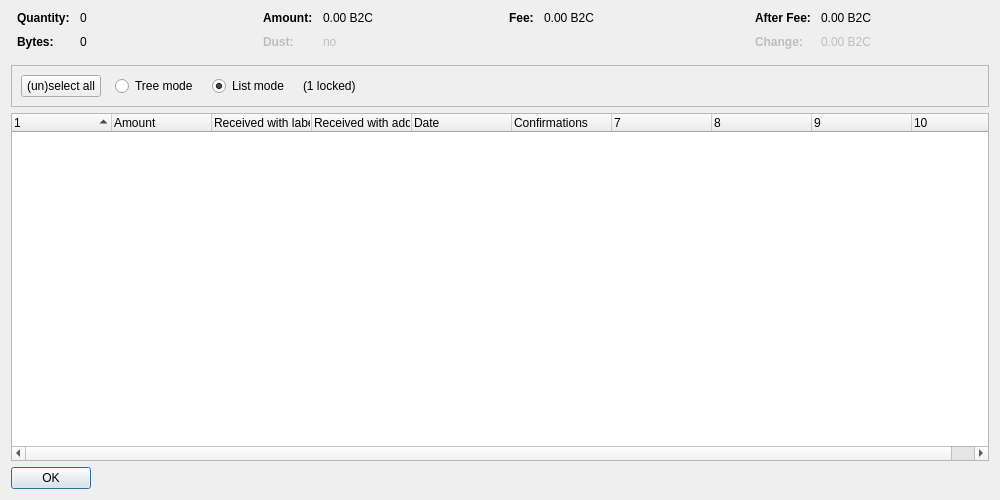
<?xml version="1.0" encoding="UTF-8"?>
<ui version="4.0">
 <class>CoinControlDialog</class>
 <widget class="QDialog" name="CoinControlDialog">
  <property name="geometry">
   <rect>
    <x>0</x>
    <y>0</y>
    <width>1000</width>
    <height>500</height>
   </rect>
  </property>
  <property name="windowTitle">
   <string>Coin Selection</string>
  </property>
  <layout class="QVBoxLayout" name="verticalLayout">
   <item>
    <layout class="QHBoxLayout" name="horizontalLayoutTop" stretch="0,0,0,0">
     <property name="topMargin">
      <number>0</number>
     </property>
     <property name="bottomMargin">
      <number>10</number>
     </property>
     <item>
      <layout class="QFormLayout" name="formLayoutCoinControl1">
       <property name="horizontalSpacing">
        <number>10</number>
       </property>
       <property name="verticalSpacing">
        <number>10</number>
       </property>
       <property name="leftMargin">
        <number>6</number>
       </property>
       <property name="rightMargin">
        <number>6</number>
       </property>
       <item row="0" column="0">
        <widget class="QLabel" name="labelCoinControlQuantityText">
         <property name="font">
          <font>
           <weight>75</weight>
           <bold>true</bold>
          </font>
         </property>
         <property name="text">
          <string>Quantity:</string>
         </property>
        </widget>
       </item>
       <item row="0" column="1">
        <widget class="QLabel" name="labelCoinControlQuantity">
         <property name="cursor">
          <cursorShape>IBeamCursor</cursorShape>
         </property>
         <property name="contextMenuPolicy">
          <enum>Qt::ActionsContextMenu</enum>
         </property>
         <property name="text">
          <string notr="true">0</string>
         </property>
         <property name="textInteractionFlags">
          <set>Qt::LinksAccessibleByMouse|Qt::TextSelectableByKeyboard|Qt::TextSelectableByMouse</set>
         </property>
        </widget>
       </item>
       <item row="1" column="0">
        <widget class="QLabel" name="labelCoinControlBytesText">
         <property name="font">
          <font>
           <weight>75</weight>
           <bold>true</bold>
          </font>
         </property>
         <property name="text">
          <string>Bytes:</string>
         </property>
        </widget>
       </item>
       <item row="1" column="1">
        <widget class="QLabel" name="labelCoinControlBytes">
         <property name="cursor">
          <cursorShape>IBeamCursor</cursorShape>
         </property>
         <property name="contextMenuPolicy">
          <enum>Qt::ActionsContextMenu</enum>
         </property>
         <property name="text">
          <string notr="true">0</string>
         </property>
         <property name="textInteractionFlags">
          <set>Qt::LinksAccessibleByMouse|Qt::TextSelectableByKeyboard|Qt::TextSelectableByMouse</set>
         </property>
        </widget>
       </item>
      </layout>
     </item>
     <item>
      <layout class="QFormLayout" name="formLayoutCoinControl2">
       <property name="horizontalSpacing">
        <number>10</number>
       </property>
       <property name="verticalSpacing">
        <number>10</number>
       </property>
       <property name="leftMargin">
        <number>6</number>
       </property>
       <property name="rightMargin">
        <number>6</number>
       </property>
       <item row="0" column="0">
        <widget class="QLabel" name="labelCoinControlAmountText">
         <property name="font">
          <font>
           <weight>75</weight>
           <bold>true</bold>
          </font>
         </property>
         <property name="text">
          <string>Amount:</string>
         </property>
        </widget>
       </item>
       <item row="0" column="1">
        <widget class="QLabel" name="labelCoinControlAmount">
         <property name="cursor">
          <cursorShape>IBeamCursor</cursorShape>
         </property>
         <property name="contextMenuPolicy">
          <enum>Qt::ActionsContextMenu</enum>
         </property>
         <property name="text">
          <string notr="true">0.00 B2C</string>
         </property>
         <property name="textInteractionFlags">
          <set>Qt::LinksAccessibleByMouse|Qt::TextSelectableByKeyboard|Qt::TextSelectableByMouse</set>
         </property>
        </widget>
       </item>
       <item row="1" column="0">
        <widget class="QLabel" name="labelCoinControlLowOutputText">
         <property name="enabled">
          <bool>false</bool>
         </property>
         <property name="font">
          <font>
           <weight>75</weight>
           <bold>true</bold>
          </font>
         </property>
         <property name="text">
          <string>Dust:</string>
         </property>
        </widget>
       </item>
       <item row="1" column="1">
        <widget class="QLabel" name="labelCoinControlLowOutput">
         <property name="enabled">
          <bool>false</bool>
         </property>
         <property name="cursor">
          <cursorShape>IBeamCursor</cursorShape>
         </property>
         <property name="contextMenuPolicy">
          <enum>Qt::ActionsContextMenu</enum>
         </property>
         <property name="text">
          <string notr="true">no</string>
         </property>
         <property name="textInteractionFlags">
          <set>Qt::LinksAccessibleByMouse|Qt::TextSelectableByKeyboard|Qt::TextSelectableByMouse</set>
         </property>
        </widget>
       </item>
      </layout>
     </item>
     <item>
      <layout class="QFormLayout" name="formLayoutCoinControl3">
       <property name="horizontalSpacing">
        <number>10</number>
       </property>
       <property name="verticalSpacing">
        <number>10</number>
       </property>
       <property name="leftMargin">
        <number>6</number>
       </property>
       <property name="rightMargin">
        <number>6</number>
       </property>
       <item row="0" column="0">
        <widget class="QLabel" name="labelCoinControlFeeText">
         <property name="font">
          <font>
           <weight>75</weight>
           <bold>true</bold>
          </font>
         </property>
         <property name="text">
          <string>Fee:</string>
         </property>
        </widget>
       </item>
       <item row="0" column="1">
        <widget class="QLabel" name="labelCoinControlFee">
         <property name="cursor">
          <cursorShape>IBeamCursor</cursorShape>
         </property>
         <property name="contextMenuPolicy">
          <enum>Qt::ActionsContextMenu</enum>
         </property>
         <property name="text">
          <string notr="true">0.00 B2C</string>
         </property>
         <property name="textInteractionFlags">
          <set>Qt::LinksAccessibleByMouse|Qt::TextSelectableByKeyboard|Qt::TextSelectableByMouse</set>
         </property>
        </widget>
       </item>
      </layout>
     </item>
     <item>
      <layout class="QFormLayout" name="formLayoutCoinControl4">
       <property name="horizontalSpacing">
        <number>10</number>
       </property>
       <property name="verticalSpacing">
        <number>10</number>
       </property>
       <property name="leftMargin">
        <number>6</number>
       </property>
       <property name="rightMargin">
        <number>6</number>
       </property>
       <item row="0" column="0">
        <widget class="QLabel" name="labelCoinControlAfterFeeText">
         <property name="font">
          <font>
           <weight>75</weight>
           <bold>true</bold>
          </font>
         </property>
         <property name="text">
          <string>After Fee:</string>
         </property>
        </widget>
       </item>
       <item row="0" column="1">
        <widget class="QLabel" name="labelCoinControlAfterFee">
         <property name="cursor">
          <cursorShape>IBeamCursor</cursorShape>
         </property>
         <property name="contextMenuPolicy">
          <enum>Qt::ActionsContextMenu</enum>
         </property>
         <property name="text">
          <string notr="true">0.00 B2C</string>
         </property>
         <property name="textInteractionFlags">
          <set>Qt::LinksAccessibleByMouse|Qt::TextSelectableByKeyboard|Qt::TextSelectableByMouse</set>
         </property>
        </widget>
       </item>
       <item row="1" column="0">
        <widget class="QLabel" name="labelCoinControlChangeText">
         <property name="enabled">
          <bool>false</bool>
         </property>
         <property name="font">
          <font>
           <weight>75</weight>
           <bold>true</bold>
          </font>
         </property>
         <property name="text">
          <string>Change:</string>
         </property>
        </widget>
       </item>
       <item row="1" column="1">
        <widget class="QLabel" name="labelCoinControlChange">
         <property name="enabled">
          <bool>false</bool>
         </property>
         <property name="cursor">
          <cursorShape>IBeamCursor</cursorShape>
         </property>
         <property name="contextMenuPolicy">
          <enum>Qt::ActionsContextMenu</enum>
         </property>
         <property name="text">
          <string notr="true">0.00 B2C</string>
         </property>
         <property name="textInteractionFlags">
          <set>Qt::LinksAccessibleByMouse|Qt::TextSelectableByKeyboard|Qt::TextSelectableByMouse</set>
         </property>
        </widget>
       </item>
      </layout>
     </item>
    </layout>
   </item>
   <item>
    <widget class="QFrame" name="frame">
     <property name="minimumSize">
      <size>
       <width>0</width>
       <height>40</height>
      </size>
     </property>
     <property name="frameShape">
      <enum>QFrame::StyledPanel</enum>
     </property>
     <property name="frameShadow">
      <enum>QFrame::Sunken</enum>
     </property>
     <layout class="QHBoxLayout" name="horizontalLayout">
      <item>
       <layout class="QHBoxLayout" name="horizontalLayoutPanel" stretch="0,0,0,0,0">
        <property name="spacing">
         <number>14</number>
        </property>
        <item>
         <widget class="QPushButton" name="pushButtonSelectAll">
          <property name="sizePolicy">
           <sizepolicy hsizetype="Maximum" vsizetype="Fixed">
            <horstretch>0</horstretch>
            <verstretch>0</verstretch>
           </sizepolicy>
          </property>
          <property name="text">
           <string>(un)select all</string>
          </property>
          <property name="autoDefault">
           <bool>false</bool>
          </property>
         </widget>
        </item>
        <item>
         <widget class="QRadioButton" name="radioTreeMode">
          <property name="sizePolicy">
           <sizepolicy hsizetype="Maximum" vsizetype="Fixed">
            <horstretch>0</horstretch>
            <verstretch>0</verstretch>
           </sizepolicy>
          </property>
          <property name="text">
           <string>Tree mode</string>
          </property>
         </widget>
        </item>
        <item>
         <widget class="QRadioButton" name="radioListMode">
          <property name="sizePolicy">
           <sizepolicy hsizetype="Maximum" vsizetype="Fixed">
            <horstretch>0</horstretch>
            <verstretch>0</verstretch>
           </sizepolicy>
          </property>
          <property name="text">
           <string>List mode</string>
          </property>
          <property name="checked">
           <bool>true</bool>
          </property>
         </widget>
        </item>
        <item>
         <widget class="QLabel" name="labelLocked">
          <property name="text">
           <string notr="true">(1 locked)</string>
          </property>
         </widget>
        </item>
        <item>
         <spacer name="horizontalSpacer">
          <property name="orientation">
           <enum>Qt::Horizontal</enum>
          </property>
          <property name="sizeHint" stdset="0">
           <size>
            <width>40</width>
            <height>20</height>
           </size>
          </property>
         </spacer>
        </item>
       </layout>
      </item>
     </layout>
    </widget>
   </item>
   <item>
    <widget class="CoinControlTreeWidget" name="treeWidget">
     <property name="contextMenuPolicy">
      <enum>Qt::CustomContextMenu</enum>
     </property>
     <property name="sortingEnabled">
      <bool>false</bool>
     </property>
     <property name="columnCount">
      <number>10</number>
     </property>
     <attribute name="headerShowSortIndicator" stdset="0">
      <bool>true</bool>
     </attribute>
     <attribute name="headerStretchLastSection">
      <bool>false</bool>
     </attribute>
     <column>
      <property name="text">
       <string/>
      </property>
     </column>
     <column>
      <property name="text">
       <string>Amount</string>
      </property>
     </column>
     <column>
      <property name="text">
       <string>Received with label</string>
      </property>
     </column>
     <column>
      <property name="text">
       <string>Received with address</string>
      </property>
     </column>
     <column>
      <property name="text">
       <string>Date</string>
      </property>
     </column>
     <column>
      <property name="text">
       <string>Confirmations</string>
      </property>
      <property name="toolTip">
       <string>Confirmed</string>
      </property>
     </column>
     <column>
      <property name="text">
       <string/>
      </property>
     </column>
     <column>
      <property name="text">
       <string/>
      </property>
     </column>
     <column>
      <property name="text">
       <string/>
      </property>
     </column>
     <column>
      <property name="text">
       <string/>
      </property>
     </column>
    </widget>
   </item>
   <item>
    <widget class="QDialogButtonBox" name="buttonBox">
     <property name="sizePolicy">
      <sizepolicy hsizetype="Maximum" vsizetype="Fixed">
       <horstretch>0</horstretch>
       <verstretch>0</verstretch>
      </sizepolicy>
     </property>
     <property name="orientation">
      <enum>Qt::Horizontal</enum>
     </property>
     <property name="standardButtons">
      <set>QDialogButtonBox::Ok</set>
     </property>
    </widget>
   </item>
  </layout>
 </widget>
 <customwidgets>
  <customwidget>
   <class>CoinControlTreeWidget</class>
   <extends>QTreeWidget</extends>
   <header>qt/coincontroltreewidget.h</header>
  </customwidget>
 </customwidgets>
 <resources/>
 <connections/>
</ui>
